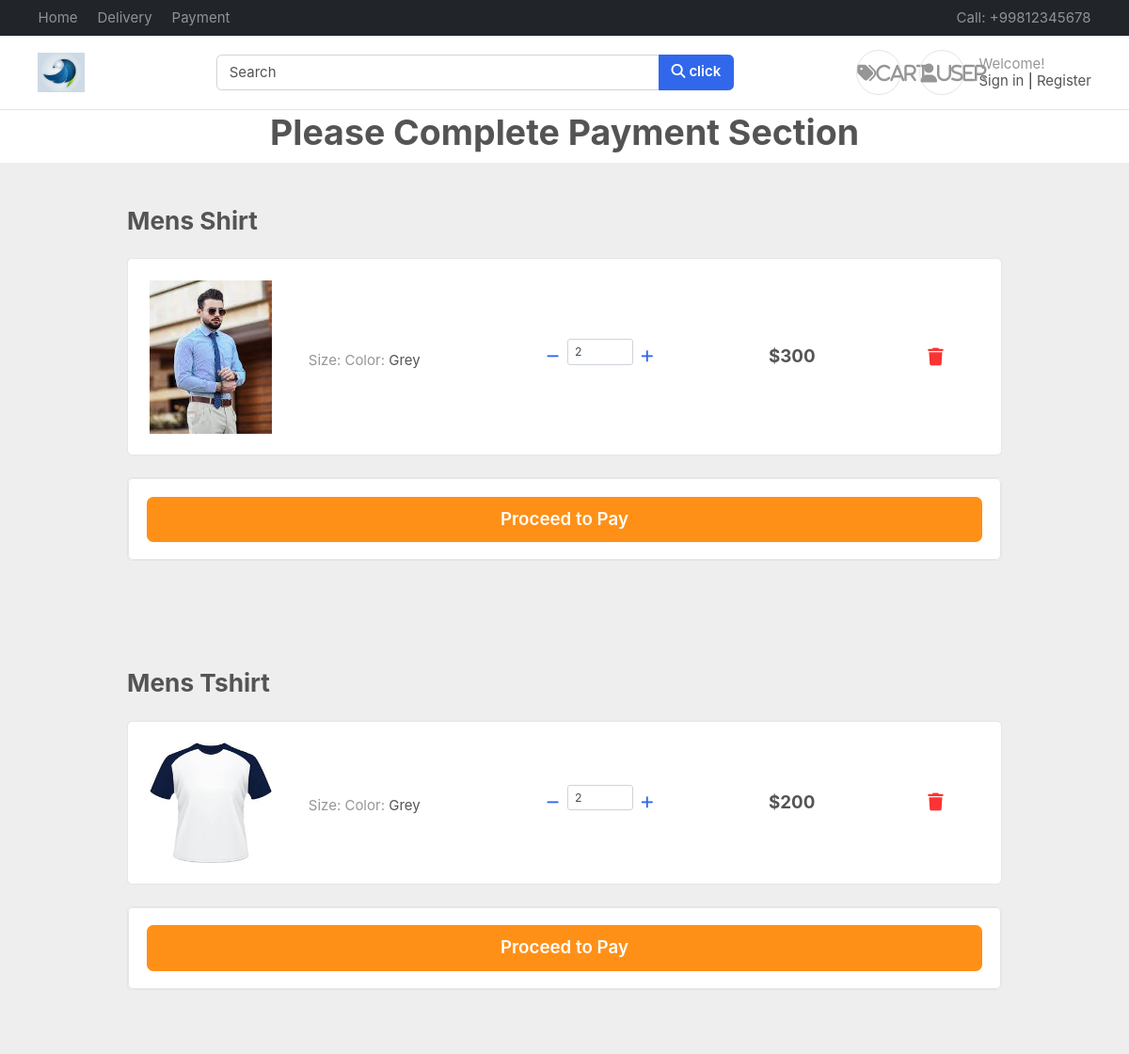
Page /cart/cart (signed in) on the committed database.
### products/models.py (models this page shows, shortened)
class Product_Image(BaseModel1):
    product=models.ForeignKey(Product, on_delete=models.CASCADE, related_name="product_images")
    identify_no=models.BigIntegerField(default=0)
    image=models.ImageField(upload_to='product')

class Product (BaseModel1):
    product_name=models.CharField(max_length=100)
    category=models.ForeignKey(Category, on_delete=models.CASCADE, related_name='products')
    slug=models.SlugField(unique=True, null=True, blank=True)
    price=models.IntegerField()
    product_description=models.TextField()

### cart/views.py (the view)
# urls.py: path("cart", cart ,name="Cart"),
def cart(request):
    usr=request.user
    all=Cart.objects.filter(user=usr)
    lst=[]
    for i in all:
        img=Product_Image.objects.get(uid=i.item_id)
        lst.append(img)
    return render(request, "cart/cart.html",{'x':all,'y':lst})

### templates/cart/cart.html (shortened to what this page needs)
{% extends "base/base.html"%}
{% block start %}
<center><h1>Please Complete Payment Section<style>text-agile:centre</style></h1></center>
{%for i in y%}
<section class="h-100" style="background-color: #eee;">
  <div class="container h-100 py-5">
    <div class="row d-flex justify-content-center align-items-center h-100">
      <div class="col-10">
        <div class="d-flex justify-content-between align-items-center mb-4">
          <h3 class="fw-normal mb-0 text-black">{{i.product.product_name}}</h3>
        </div>
        <div class="card rounded-3 mb-4">
          <div class="card-body p-4">
            <div class="row d-flex justify-content-between align-items-center">
              <div class="col-md-2 col-lg-2 col-xl-2">
                <img
                  src="/media/{{i.image}}"
                  class="img-fluid rounded-3" alt="Cotton T-shirt">
              </div>
              <div class="col-md-3 col-lg-3 col-xl-3">
                <p><span class="text-muted">Size: </span>{{y.product_name}}<span class="text-muted">Color: </span>Grey</p>
              </div>
              <div class="col-md-3 col-lg-3 col-xl-2 d-flex">
                <button class="btn btn-link px-2"
                  onclick="this.parentNode.querySelector('input[type=number]').stepDown()">
                  <i class="fas fa-minus"></i>
                </button>
                <input id="form1" min="0" name="quantity" value="2" type="number"
                  class="form-control form-control-sm" />
                <button class="btn btn-link px-2"
                  onclick="this.parentNode.querySelector('input[type=number]').stepUp()">
                  <i class="fas fa-plus"></i>
                </button>
              </div>
              <div class="col-md-3 col-lg-2 col-xl-2 offset-lg-1">
                <h5 class="mb-0">${{i.product.price}}</h5>
              </div>
              <div class="col-md-1 col-lg-1 col-xl-1 text-end">
                <a href="#!" class="text-danger"></a>
              </div>
            </div>
          </div>
        </div>
        <div class="card mb-4">
        <div class="card">
          <div class="card-body">
            <button type="button" class="btn btn-warning btn-block btn-lg">Proceed to Pay</button>
          </div>
        </div>
      </div>
    </div>
  </div>
</section>
{%endfor%}
{% endblock %}

### public/static/css/ui.css (style rules this page uses)
html { font-family: 'Inter', sans-serif; font-size: 15px; }
p:last-child { margin-bottom: 0; }

### rows in the picture
Product_Image: product.product_name "Mens Shirt", image (picture), product.price "300"
Product_Image: product.product_name "Mens Tshirt", image (picture), product.price "200"
